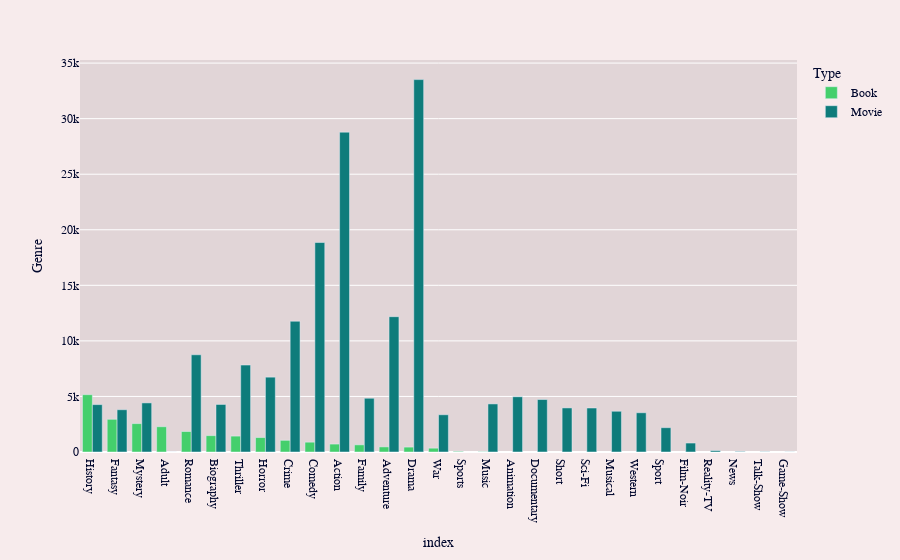

The cell this chart's notebook holds for it:
### Code cell
df = genre_total

fig = px.bar(
    genre_total,
    x = "index",
    y = "Genre",
    color = "Type",
    barmode="group",
    color_discrete_map = {"Book": "#44CF6C", "Movie": "#0E7C7B"})

fig.update_layout(
    plot_bgcolor = "#E1D5D7",
    paper_bgcolor = "#F7EBEC",
    font = dict(family = "Arial", color = "#00072D"))
    
fig.show()

### Figure 1 — Plotly figure (JSON) as saved in the notebook; plotly's stock layout.template omitted (floating-point values rounded to 4 significant figures)
{"data": [{"alignmentgroup": "True", "hovertemplate": "Type=Book<br>index=%{x}<br>Genre=%{y}<extra></extra>", "legendgroup": "Book", "marker": {"color": "#44CF6C", "pattern": {"shape": ""}}, "name": "Book", "offsetgroup": "Book", "orientation": "v", "showlegend": true, "textposition": "auto", "type": "bar", "x": ["History", "Fantasy", "Mystery", "Adult", "Romance", "Biography", "Thriller", "Horror", "Crime", "Comedy", "Action", "Family", "Adventure", "Drama", "War", "Sports", "Music"], "xaxis": "x", "y": [5159, 2943, 2556, 2276, 1842, 1472, 1431, 1300, 1050, 885, 714, 645, 460, 441, 345, 58, 25], "yaxis": "y"}, {"alignmentgroup": "True", "hovertemplate": "Type=Movie<br>index=%{x}<br>Genre=%{y}<extra></extra>", "legendgroup": "Movie", "marker": {"color": "#0E7C7B", "pattern": {"shape": ""}}, "name": "Movie", "offsetgroup": "Movie", "orientation": "v", "showlegend": true, "textposition": "auto", "type": "bar", "x": ["Drama", "Action", "Comedy", "Adventure", "Crime", "Romance", "Thriller", "Horror", "Animation", "Family", "Documentary", "Mystery", "Music", "Biography", "History", "Short", "Sci-Fi", "Fantasy", "Musical", "Western", "War", "Sport", "Film-Noir", "Reality-TV", "News", "Talk-Show", "Game-Show", "Adult"], "xaxis": "x", "y": [33514, 28785, 18851, 12178, 11769, 8750, 7824, 6736, 4973, 4838, 4722, 4419, 4328, 4279, 4265, 3967, 3960, 3806, 3667, 3533, 3353, 2189, 806, 124, 46, 18, 7, 3], "yaxis": "y"}], "layout": {"barmode": "group", "font": {"color": "#00072D", "family": "Arial"}, "legend": {"title": {"text": "Type"}, "tracegroupgap": 0}, "margin": {"t": 60}, "paper_bgcolor": "#F7EBEC", "plot_bgcolor": "#E1D5D7", "xaxis": {"anchor": "y", "domain": [0, 1], "title": {"text": "index"}}, "yaxis": {"anchor": "x", "domain": [0, 1], "title": {"text": "Genre"}}}}
